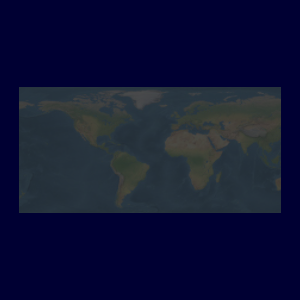

Reproduce this figure in Python.
#!/usr/bin/env python

# Import a glTF GLB file with multiple buffers (world) and render.

import os

import vtkmodules.vtkInteractionStyle  # noqa: F401
import vtkmodules.vtkRenderingFreeType  # noqa: F401
import vtkmodules.vtkRenderingOpenGL2  # noqa: F401

from vtkmodules.vtkIOImport import vtkGLTFImporter
from vtkmodules.vtkRenderingCore import (
    vtkRenderWindow,
    vtkRenderWindowInteractor,
    vtkRenderer,
)

# Source
data_dir = os.environ.get("VPE_DATA_DIR", os.path.dirname(os.path.abspath(__file__)))

# Import glTF
gltf_importer = vtkGLTFImporter()
gltf_importer.SetFileName(os.path.join(data_dir, "glTF", "world.glb"))
gltf_importer.ImportArmatureOn()
gltf_importer.SetCamera(-1)

# Renderer
renderer = vtkRenderer()
renderer.SetBackground(0.0, 0.0, 0.2)

# Render window
render_window = vtkRenderWindow()
render_window.AddRenderer(renderer)
render_window.SetWindowName("gltf importer multiple buffers")
render_window.SetMultiSamples(0)
render_window.SetSize(300, 300)

# Interactor
interactor = vtkRenderWindowInteractor()
interactor.SetRenderWindow(render_window)

gltf_importer.SetRenderWindow(render_window)
gltf_importer.Update()

interactor.Initialize()
interactor.Start()
